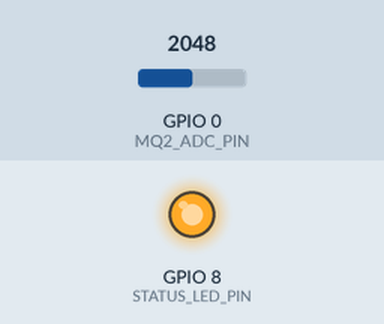
This sketch was run on a simulated ESP32-C3. On the bench: output pins drawn as LEDs (lit = HIGH). The test bench sets the inputs (shaded band); at power-on: GPIO 0 (MQ2_ADC_PIN) = 2048 (analog values on the 0–4095 scale). WiFi joins after 1.5 s; servers stay silent unless stated; a WiFi scan finds three made-up networks; uploads are accepted with an empty reply; what the sketch prints to the serial monitor is not drawn.

Above: at 0.3 s.
At 3.8 s:
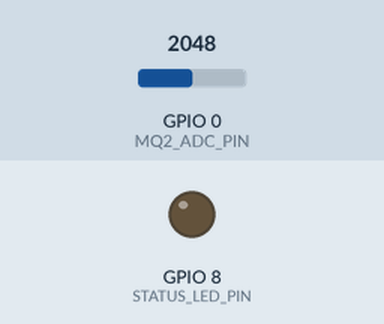
Timing chart, 0 to 5.3 s (numbered marks = the images above):
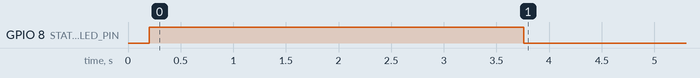

The sketch:

smoke_node1.ino
```cpp
#include <WiFi.h>
#include <HTTPClient.h>

/*
  Smoke Node 1 (ESP32-C3 + MQ-2)
  Node ID: mq2_living
  Endpoint: POST /api/sensors/event

  Edit these values before upload.
*/
const char* WIFI_SSID = "condo2026";
const char* WIFI_PASSWORD = "condo2026";
const char* SERVER_URL = "http://192.168.1.50:5000/api/sensors/event";
const char* API_KEY = "";  // Optional. Leave empty to disable X-API-KEY header.
const char* FW_VERSION = "smoke_node1_wifi_diag_2026-03-05b";

const char* NODE_ID = "mq2_living";
const char* ROOM_NAME = "Living Room";

// Hardware pins (ESP32-C3 Dev Module assumptions)
static const int MQ2_ADC_PIN = 0;       // MQ-2 AO -> GPIO0 (ADC)
static const int STATUS_LED_PIN = 8;    // Set to -1 if your board has no LED
static const bool STATUS_LED_ACTIVE_LOW = true;

// ADC + detection tuning
static const int ADC_SAMPLES = 8;
static const int ADC_HIGH_THRESHOLD = 2200;   // Trigger SMOKE_HIGH at/above this value
static const int ADC_CLEAR_THRESHOLD = 1900;  // Clear latched smoke state at/below this
static const uint8_t HIGH_CONFIRM_SAMPLES = 3;
static const uint8_t CLEAR_CONFIRM_SAMPLES = 5;

// Timing
static const uint32_t SAMPLE_INTERVAL_MS = 1000;
static const uint32_t HEARTBEAT_INTERVAL_MS = 60000;
static const uint32_t MIN_CRITICAL_EVENT_GAP_MS = 15000;
static const uint32_t WIFI_RETRY_INTERVAL_MS = 15000;
static const uint32_t WIFI_CONNECT_TIMEOUT_MS = 20000;
static const uint32_t HTTP_RETRY_INTERVAL_MS = 5000;
static const uint32_t HTTP_TIMEOUT_MS = 5000;

struct PendingEvent {
  bool active = false;
  String event;
  int value = 0;
  String note;
  uint32_t nextAttemptMs = 0;
};

PendingEvent pendingEvent;

bool smokeLatched = false;
uint8_t highCount = 0;
uint8_t clearCount = 0;

uint32_t lastSampleMs = 0;
uint32_t lastHeartbeatMs = 0;
uint32_t lastCriticalEventMs = 0;
uint32_t lastWiFiReconnectAttemptAt = 0;
uint32_t lastWiFiBeginAt = 0;

bool isConfiguredValue(const char* value) {
  if (value == nullptr || strlen(value) == 0) {
    return false;
  }
  return strncmp(value, "YOUR_", 5) != 0;
}

bool hasWiFiConfig() {
  return isConfiguredValue(WIFI_SSID) && isConfiguredValue(WIFI_PASSWORD);
}

const char* wifiStatusText(wl_status_t s) {
  switch (s) {
    case WL_IDLE_STATUS: return "IDLE";
    case WL_NO_SSID_AVAIL: return "NO_SSID";
    case WL_SCAN_COMPLETED: return "SCAN_DONE";
    case WL_CONNECTED: return "CONNECTED";
    case WL_CONNECT_FAILED: return "CONNECT_FAILED";
    case WL_CONNECTION_LOST: return "CONNECTION_LOST";
    case WL_DISCONNECTED: return "DISCONNECTED";
    default: return "UNKNOWN";
  }
}

void onWiFiEvent(WiFiEvent_t event, WiFiEventInfo_t info) {
  switch (event) {
    case ARDUINO_EVENT_WIFI_STA_START:
      Serial.println("[WiFi] STA started");
      break;
    case ARDUINO_EVENT_WIFI_STA_CONNECTED:
      Serial.println("[WiFi] Associated with AP");
      break;
    case ARDUINO_EVENT_WIFI_STA_GOT_IP:
      Serial.printf("[WiFi] Connected. IP=%s RSSI=%d\n",
                    WiFi.localIP().toString().c_str(), WiFi.RSSI());
      break;
    case ARDUINO_EVENT_WIFI_STA_DISCONNECTED:
      Serial.printf("[WiFi] Disconnected. reason=%d status=%s\n",
                    info.wifi_sta_disconnected.reason, wifiStatusText(WiFi.status()));
      break;
    default:
      break;
  }
}

void beginWiFiConnection() {
  WiFi.mode(WIFI_STA);
  WiFi.setAutoReconnect(true);
  WiFi.persistent(false);
  WiFi.begin(WIFI_SSID, WIFI_PASSWORD);
  lastWiFiBeginAt = millis();
}

void printScanForTarget() {
  Serial.printf("[WiFi] Scanning for SSID '%s'...\n", WIFI_SSID);
  int n = WiFi.scanNetworks(false, true);
  if (n < 0) {
    Serial.println("[WiFi] Scan failed");
    return;
  }
  Serial.printf("[WiFi] Scan found %d network(s)\n", n);
  bool found = false;
  for (int i = 0; i < n; ++i) {
    String ssid = WiFi.SSID(i);
    if (ssid == String(WIFI_SSID)) {
      found = true;
      Serial.printf(
        "[WiFi] Target found: ssid=%s rssi=%d ch=%d enc=%d\n",
        ssid.c_str(),
        WiFi.RSSI(i),
        WiFi.channel(i),
        (int)WiFi.encryptionType(i)
      );
      break;
    }
  }
  if (!found) {
    Serial.println("[WiFi] Target SSID not found in scan result");
  }
  WiFi.scanDelete();
}

String jsonEscape(const String& in) {
  String out;
  out.reserve(in.length() + 8);
  for (size_t i = 0; i < in.length(); ++i) {
    char c = in.charAt(i);
    if (c == '\\' || c == '"') {
      out += '\\';
      out += c;
    } else if (c == '\n') {
      out += "\\n";
    } else if (c == '\r') {
      out += "\\r";
    } else {
      out += c;
    }
  }
  return out;
}

void setStatusLed(bool on) {
  if (STATUS_LED_PIN < 0) {
    return;
  }
  int level = on ? HIGH : LOW;
  if (STATUS_LED_ACTIVE_LOW) {
    level = on ? LOW : HIGH;
  }
  digitalWrite(STATUS_LED_PIN, level);
}

void updateLedPattern() {
  if (WiFi.status() == WL_CONNECTED) {
    setStatusLed(true);
    return;
  }
  bool blinkOn = ((millis() / 300) % 2) == 0;
  setStatusLed(blinkOn);
}

void maintainWiFiConnection() {
  if (!hasWiFiConfig()) {
    return;
  }

  wl_status_t status = WiFi.status();
  if (status == WL_CONNECTED) {
    return;
  }

  uint32_t now = millis();
  // In-progress join is commonly reported as WL_IDLE_STATUS.
  if (status == WL_IDLE_STATUS) {
    if ((uint32_t)(now - lastWiFiBeginAt) < WIFI_CONNECT_TIMEOUT_MS) {
      return;
    }
  }

  if ((uint32_t)(now - lastWiFiReconnectAttemptAt) < WIFI_RETRY_INTERVAL_MS) {
    return;
  }

  lastWiFiReconnectAttemptAt = now;
  Serial.printf("[WiFi] Reconnect attempt to %s ... (status=%s)\n", WIFI_SSID, wifiStatusText(status));
  WiFi.disconnect();
  delay(20);
  beginWiFiConnection();
}

void connectWiFiBlocking() {
  if (!hasWiFiConfig()) {
    Serial.println("[WiFi] Credentials not configured.");
    return;
  }

  beginWiFiConnection();

  Serial.printf("[WiFi] Connecting to SSID: %s\n", WIFI_SSID);
  uint32_t startedAt = millis();

  while (WiFi.status() != WL_CONNECTED &&
         (uint32_t)(millis() - startedAt) < WIFI_CONNECT_TIMEOUT_MS) {
    delay(250);
    Serial.print('.');
  }
  Serial.println();

  if (WiFi.status() == WL_CONNECTED) {
    Serial.printf("[WiFi] Connected. IP=%s RSSI=%d\n",
                  WiFi.localIP().toString().c_str(), WiFi.RSSI());
  } else {
    Serial.println("[WiFi] Initial connect failed. Will retry in loop.");
  }
}

int readMq2Raw() {
  long sum = 0;
  for (int i = 0; i < ADC_SAMPLES; ++i) {
    sum += analogRead(MQ2_ADC_PIN);
    delay(2);
  }
  return static_cast<int>(sum / ADC_SAMPLES);
}

bool postEventNow(const String& eventName, int value, const String& note) {
  if (WiFi.status() != WL_CONNECTED) {
    return false;
  }

  HTTPClient http;
  http.setConnectTimeout(HTTP_TIMEOUT_MS);
  http.setTimeout(HTTP_TIMEOUT_MS);

  if (!http.begin(SERVER_URL)) {
    Serial.println("[HTTP] begin() failed");
    return false;
  }

  http.addHeader("Content-Type", "application/json");
  if (API_KEY && API_KEY[0] != '\0') {
    http.addHeader("X-API-KEY", API_KEY);
  }

  String payload;
  payload.reserve(256);
  payload += "{\"node\":\"" + jsonEscape(String(NODE_ID)) + "\"";
  payload += ",\"event\":\"" + jsonEscape(eventName) + "\"";
  payload += ",\"room\":\"" + jsonEscape(String(ROOM_NAME)) + "\"";
  payload += ",\"value\":" + String(value);
  payload += ",\"unit\":\"adc_raw\"";
  payload += ",\"note\":\"" + jsonEscape(note) + "\"";
  payload += "}";

  int code = http.POST(payload);
  String body = http.getString();
  http.end();

  bool ok = (code >= 200 && code < 300);
  if (ok) {
    Serial.printf("[HTTP] %s sent (code=%d)\n", eventName.c_str(), code);
  } else {
    Serial.printf("[HTTP] send failed for %s (code=%d, body=%s)\n",
                  eventName.c_str(), code, body.c_str());
  }
  return ok;
}

void queuePending(const String& eventName, int value, const String& note) {
  pendingEvent.active = true;
  pendingEvent.event = eventName;
  pendingEvent.value = value;
  pendingEvent.note = note;
  pendingEvent.nextAttemptMs = 0;
}

void emitEvent(const String& eventName, int value, const String& note, bool highPriority) {
  if (pendingEvent.active && !highPriority) {
    // Keep older pending event until it is delivered.
    return;
  }

  if (pendingEvent.active && highPriority) {
    // Replace non-critical pending data with critical event.
    pendingEvent.active = false;
  }

  if (!postEventNow(eventName, value, note)) {
    queuePending(eventName, value, note);
  }
}

void processPendingEvent() {
  if (!pendingEvent.active) {
    return;
  }

  uint32_t now = millis();
  if (now < pendingEvent.nextAttemptMs) {
    return;
  }

  if (postEventNow(pendingEvent.event, pendingEvent.value, pendingEvent.note)) {
    pendingEvent.active = false;
    return;
  }

  pendingEvent.nextAttemptMs = now + HTTP_RETRY_INTERVAL_MS;
}

void setup() {
  Serial.begin(115200);
  delay(200);

  if (STATUS_LED_PIN >= 0) {
    pinMode(STATUS_LED_PIN, OUTPUT);
    setStatusLed(false);
  }

  analogReadResolution(12);
  analogSetPinAttenuation(MQ2_ADC_PIN, ADC_11db);
  Serial.println("\n[BOOT] Smoke Node 1 started");
  Serial.printf("[BOOT] fw=%s node=%s room=%s pin=%d\n", FW_VERSION, NODE_ID, ROOM_NAME, MQ2_ADC_PIN);

  WiFi.onEvent(onWiFiEvent);
  WiFi.setSleep(false);
  delay(50);
  printScanForTarget();
  connectWiFiBlocking();
}

void loop() {
  maintainWiFiConnection();
  updateLedPattern();

  uint32_t now = millis();

  if (now - lastSampleMs >= SAMPLE_INTERVAL_MS) {
    lastSampleMs = now;

    int raw = readMq2Raw();
    Serial.printf("[SAMPLE] adc=%d latched=%d wifi=%d\n", raw, smokeLatched ? 1 : 0,
                  WiFi.status() == WL_CONNECTED ? 1 : 0);

    if (raw >= ADC_HIGH_THRESHOLD) {
      highCount++;
      clearCount = 0;
    } else if (raw <= ADC_CLEAR_THRESHOLD) {
      clearCount++;
      highCount = 0;
    } else {
      // In hysteresis band.
      highCount = 0;
      clearCount = 0;
    }

    if (!smokeLatched && highCount >= HIGH_CONFIRM_SAMPLES) {
      smokeLatched = true;
      highCount = 0;

      if (now - lastCriticalEventMs >= MIN_CRITICAL_EVENT_GAP_MS) {
        String note = "threshold_crossed";
        emitEvent("SMOKE_HIGH", raw, note, true);
        lastCriticalEventMs = now;
      }
    }

    if (smokeLatched && clearCount >= CLEAR_CONFIRM_SAMPLES) {
      smokeLatched = false;
      clearCount = 0;
      emitEvent("SMOKE_NORMAL", raw, "returned_below_clear_threshold", false);
    }

    if (now - lastHeartbeatMs >= HEARTBEAT_INTERVAL_MS) {
      lastHeartbeatMs = now;
      String note = "heartbeat rssi=" + String(WiFi.RSSI()) + " latched=" + String(smokeLatched ? 1 : 0);
      emitEvent("SMOKE_HEARTBEAT", raw, note, false);
    }
  }

  processPendingEvent();
  delay(15);
}
```

Measured:
- by itself, GPIO 8 (STATUS_LED_PIN): HIGH → LOW at 3.8 s
